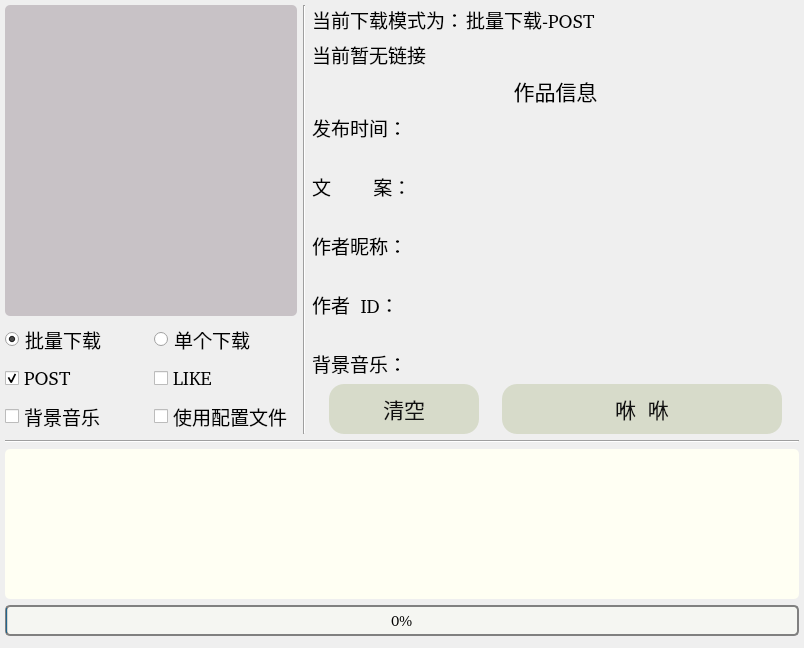
<?xml version="1.0" encoding="UTF-8"?>
<ui version="4.0">
 <class>video_download_page</class>
 <widget class="QWidget" name="video_download_page">
  <property name="geometry">
   <rect>
    <x>0</x>
    <y>0</y>
    <width>804</width>
    <height>648</height>
   </rect>
  </property>
  <property name="font">
   <font>
    <family>【慧心】奶酪体</family>
    <pointsize>14</pointsize>
   </font>
  </property>
  <property name="windowTitle">
   <string>Form</string>
  </property>
  <property name="styleSheet">
   <string notr="true"/>
  </property>
  <widget class="QWidget" name="gridLayoutWidget">
   <property name="geometry">
    <rect>
     <x>0</x>
     <y>0</y>
     <width>801</width>
     <height>641</height>
    </rect>
   </property>
   <layout class="QGridLayout" name="gridLayout" rowstretch="0,0,3,1,0,2,0" columnstretch="3,0,5" rowminimumheight="0,0,0,0,0,0,0" columnminimumwidth="3,0,5">
    <property name="leftMargin">
     <number>5</number>
    </property>
    <property name="topMargin">
     <number>5</number>
    </property>
    <property name="rightMargin">
     <number>2</number>
    </property>
    <property name="bottomMargin">
     <number>5</number>
    </property>
    <item row="4" column="0" colspan="3">
     <widget class="Line" name="line_2">
      <property name="orientation">
       <enum>Qt::Horizontal</enum>
      </property>
     </widget>
    </item>
    <item row="3" column="2">
     <layout class="QHBoxLayout" name="horizontalLayout_Button" stretch="1,3">
      <property name="spacing">
       <number>6</number>
      </property>
      <item>
       <widget class="QPushButton" name="Button_Clear">
        <property name="enabled">
         <bool>true</bool>
        </property>
        <property name="sizePolicy">
         <sizepolicy hsizetype="Fixed" vsizetype="Fixed">
          <horstretch>0</horstretch>
          <verstretch>0</verstretch>
         </sizepolicy>
        </property>
        <property name="minimumSize">
         <size>
          <width>150</width>
          <height>50</height>
         </size>
        </property>
        <property name="font">
         <font>
          <family>【慧心】奶酪体</family>
          <pointsize>16</pointsize>
         </font>
        </property>
        <property name="styleSheet">
         <string notr="true">background-color: #D7DBCA;
color: rgb(16, 16, 16);
border-radius: 15px;</string>
        </property>
        <property name="text">
         <string>清空</string>
        </property>
       </widget>
      </item>
      <item>
       <widget class="QPushButton" name="Button_Run">
        <property name="enabled">
         <bool>true</bool>
        </property>
        <property name="sizePolicy">
         <sizepolicy hsizetype="Fixed" vsizetype="Fixed">
          <horstretch>0</horstretch>
          <verstretch>0</verstretch>
         </sizepolicy>
        </property>
        <property name="minimumSize">
         <size>
          <width>280</width>
          <height>50</height>
         </size>
        </property>
        <property name="font">
         <font>
          <family>【慧心】奶酪体</family>
          <pointsize>16</pointsize>
         </font>
        </property>
        <property name="styleSheet">
         <string notr="true">background-color: #D7DBCA;
color: rgb(16, 16, 16);
border-radius: 15px;</string>
        </property>
        <property name="text">
         <string>咻  咻</string>
        </property>
       </widget>
      </item>
     </layout>
    </item>
    <item row="5" column="0" colspan="3">
     <widget class="QTextBrowser" name="textBrowser_print">
      <property name="font">
       <font>
        <family>【慧心】奶酪体</family>
        <pointsize>12</pointsize>
        <weight>50</weight>
        <italic>false</italic>
        <bold>false</bold>
       </font>
      </property>
      <property name="styleSheet">
       <string notr="true">background-color: #FFFFF3;
color: rgb(16, 16, 16);
border-radius: 5px; 
font: 12pt &quot;【慧心】奶酪体&quot;;</string>
      </property>
     </widget>
    </item>
    <item row="6" column="0" colspan="3">
     <widget class="QProgressBar" name="progressBar_download">
      <property name="font">
       <font>
        <family>【慧心】奶酪体</family>
        <pointsize>-1</pointsize>
       </font>
      </property>
      <property name="styleSheet">
       <string notr="true">border: 2px solid grey;
border-radius: 5px; 
background-color: #F5F6F2;
text-align:center; 
font-size:15px
</string>
      </property>
      <property name="minimum">
       <number>0</number>
      </property>
      <property name="value">
       <number>0</number>
      </property>
     </widget>
    </item>
    <item row="2" column="2">
     <layout class="QFormLayout" name="formLayout">
      <property name="sizeConstraint">
       <enum>QLayout::SetFixedSize</enum>
      </property>
      <property name="fieldGrowthPolicy">
       <enum>QFormLayout::FieldsStayAtSizeHint</enum>
      </property>
      <property name="rowWrapPolicy">
       <enum>QFormLayout::WrapLongRows</enum>
      </property>
      <property name="labelAlignment">
       <set>Qt::AlignJustify|Qt::AlignVCenter</set>
      </property>
      <property name="formAlignment">
       <set>Qt::AlignLeading|Qt::AlignLeft|Qt::AlignTop</set>
      </property>
      <property name="horizontalSpacing">
       <number>2</number>
      </property>
      <property name="verticalSpacing">
       <number>30</number>
      </property>
      <property name="bottomMargin">
       <number>0</number>
      </property>
      <item row="0" column="0">
       <widget class="QLabel" name="label_post_time_1">
        <property name="text">
         <string>发布时间：</string>
        </property>
       </widget>
      </item>
      <item row="0" column="1">
       <widget class="QLabel" name="label_post_time_2">
        <property name="text">
         <string/>
        </property>
        <property name="wordWrap">
         <bool>false</bool>
        </property>
       </widget>
      </item>
      <item row="1" column="0">
       <widget class="QLabel" name="label_text_1">
        <property name="text">
         <string>文        案：</string>
        </property>
       </widget>
      </item>
      <item row="1" column="1">
       <widget class="QLabel" name="label_text_2">
        <property name="sizePolicy">
         <sizepolicy hsizetype="Preferred" vsizetype="Preferred">
          <horstretch>0</horstretch>
          <verstretch>0</verstretch>
         </sizepolicy>
        </property>
        <property name="maximumSize">
         <size>
          <width>10000</width>
          <height>50</height>
         </size>
        </property>
        <property name="text">
         <string/>
        </property>
        <property name="wordWrap">
         <bool>true</bool>
        </property>
       </widget>
      </item>
      <item row="2" column="0">
       <widget class="QLabel" name="label_nickname_1">
        <property name="text">
         <string>作者昵称：</string>
        </property>
       </widget>
      </item>
      <item row="2" column="1">
       <widget class="QLabel" name="label_nickname_2">
        <property name="text">
         <string/>
        </property>
       </widget>
      </item>
      <item row="3" column="0">
       <widget class="QLabel" name="label_author_id_1">
        <property name="text">
         <string>作者  ID：</string>
        </property>
       </widget>
      </item>
      <item row="3" column="1">
       <widget class="QLabel" name="label_author_id_2">
        <property name="text">
         <string/>
        </property>
       </widget>
      </item>
      <item row="4" column="0">
       <widget class="QLabel" name="label_muisc_1">
        <property name="text">
         <string>背景音乐：</string>
        </property>
       </widget>
      </item>
      <item row="4" column="1">
       <widget class="QLabel" name="label_muisc_2">
        <property name="maximumSize">
         <size>
          <width>100000</width>
          <height>50</height>
         </size>
        </property>
        <property name="text">
         <string/>
        </property>
        <property name="wordWrap">
         <bool>true</bool>
        </property>
       </widget>
      </item>
     </layout>
    </item>
    <item row="0" column="2">
     <layout class="QVBoxLayout" name="verticalLayout">
      <item>
       <layout class="QHBoxLayout" name="horizontalLayout_0" stretch="1,3">
        <property name="spacing">
         <number>2</number>
        </property>
        <item>
         <widget class="QLabel" name="label_mode_1">
          <property name="text">
           <string>当前下载模式为：</string>
          </property>
         </widget>
        </item>
        <item>
         <widget class="QLabel" name="label_mode_2">
          <property name="text">
           <string>批量下载-POST</string>
          </property>
         </widget>
        </item>
       </layout>
      </item>
      <item>
       <widget class="QLabel" name="label_header">
        <property name="text">
         <string>当前暂无链接</string>
        </property>
       </widget>
      </item>
     </layout>
    </item>
    <item row="1" column="2">
     <widget class="QLabel" name="label_info">
      <property name="font">
       <font>
        <family>【慧心】奶酪体</family>
        <pointsize>16</pointsize>
       </font>
      </property>
      <property name="text">
       <string>作品信息</string>
      </property>
      <property name="alignment">
       <set>Qt::AlignCenter</set>
      </property>
     </widget>
    </item>
    <item row="0" column="0" rowspan="4">
     <layout class="QVBoxLayout" name="inputLayout">
      <item>
       <widget class="QPlainTextEdit" name="plainTextEdit">
        <property name="styleSheet">
         <string notr="true">background-color: rgb(200, 194, 198);
border-radius: 5px;
font: 12pt &quot;【慧心】奶酪体&quot;;</string>
        </property>
       </widget>
      </item>
      <item>
       <layout class="QHBoxLayout" name="horizontalLayout_1" stretch="1,1">
        <item>
         <widget class="QRadioButton" name="radioButton_many">
          <property name="text">
           <string>批量下载</string>
          </property>
          <property name="checked">
           <bool>true</bool>
          </property>
         </widget>
        </item>
        <item>
         <widget class="QRadioButton" name="radioButton_single">
          <property name="layoutDirection">
           <enum>Qt::LeftToRight</enum>
          </property>
          <property name="text">
           <string>单个下载</string>
          </property>
         </widget>
        </item>
       </layout>
      </item>
      <item>
       <layout class="QHBoxLayout" name="horizontalLayout_2">
        <item>
         <widget class="QCheckBox" name="checkBox_post">
          <property name="text">
           <string>POST</string>
          </property>
          <property name="checked">
           <bool>true</bool>
          </property>
         </widget>
        </item>
        <item>
         <widget class="QCheckBox" name="checkBox_like">
          <property name="text">
           <string>LIKE</string>
          </property>
         </widget>
        </item>
       </layout>
      </item>
      <item>
       <layout class="QHBoxLayout" name="horizontalLayout_3">
        <item>
         <widget class="QCheckBox" name="checkBox_bgm">
          <property name="text">
           <string>背景音乐</string>
          </property>
         </widget>
        </item>
        <item>
         <widget class="QCheckBox" name="checkBox_ini">
          <property name="font">
           <font>
            <family>【慧心】奶酪体</family>
            <pointsize>14</pointsize>
            <weight>50</weight>
            <italic>false</italic>
            <bold>false</bold>
           </font>
          </property>
          <property name="text">
           <string>使用配置文件</string>
          </property>
         </widget>
        </item>
       </layout>
      </item>
     </layout>
    </item>
    <item row="0" column="1" rowspan="4">
     <widget class="Line" name="line">
      <property name="orientation">
       <enum>Qt::Vertical</enum>
      </property>
     </widget>
    </item>
   </layout>
  </widget>
 </widget>
 <resources/>
 <connections>
  <connection>
   <sender>radioButton_many</sender>
   <signal>toggled(bool)</signal>
   <receiver>checkBox_post</receiver>
   <slot>setEnabled(bool)</slot>
   <hints>
    <hint type="sourcelabel">
     <x>80</x>
     <y>339</y>
    </hint>
    <hint type="destinationlabel">
     <x>66</x>
     <y>377</y>
    </hint>
   </hints>
  </connection>
  <connection>
   <sender>radioButton_many</sender>
   <signal>toggled(bool)</signal>
   <receiver>checkBox_like</receiver>
   <slot>setEnabled(bool)</slot>
   <hints>
    <hint type="sourcelabel">
     <x>147</x>
     <y>338</y>
    </hint>
    <hint type="destinationlabel">
     <x>180</x>
     <y>371</y>
    </hint>
   </hints>
  </connection>
  <connection>
   <sender>radioButton_single</sender>
   <signal>toggled(bool)</signal>
   <receiver>checkBox_post</receiver>
   <slot>setDisabled(bool)</slot>
   <hints>
    <hint type="sourcelabel">
     <x>226</x>
     <y>338</y>
    </hint>
    <hint type="destinationlabel">
     <x>147</x>
     <y>369</y>
    </hint>
   </hints>
  </connection>
  <connection>
   <sender>radioButton_single</sender>
   <signal>toggled(bool)</signal>
   <receiver>checkBox_like</receiver>
   <slot>setDisabled(bool)</slot>
   <hints>
    <hint type="sourcelabel">
     <x>294</x>
     <y>338</y>
    </hint>
    <hint type="destinationlabel">
     <x>294</x>
     <y>368</y>
    </hint>
   </hints>
  </connection>
  <connection>
   <sender>checkBox_ini</sender>
   <signal>toggled(bool)</signal>
   <receiver>plainTextEdit</receiver>
   <slot>setDisabled(bool)</slot>
   <hints>
    <hint type="sourcelabel">
     <x>219</x>
     <y>410</y>
    </hint>
    <hint type="destinationlabel">
     <x>295</x>
     <y>154</y>
    </hint>
   </hints>
  </connection>
  <connection>
   <sender>Button_Run</sender>
   <signal>clicked()</signal>
   <receiver>video_download_page</receiver>
   <slot>run()</slot>
   <hints>
    <hint type="sourcelabel">
     <x>661</x>
     <y>376</y>
    </hint>
    <hint type="destinationlabel">
     <x>687</x>
     <y>-2</y>
    </hint>
   </hints>
  </connection>
  <connection>
   <sender>Button_Clear</sender>
   <signal>clicked()</signal>
   <receiver>video_download_page</receiver>
   <slot>clear()</slot>
   <hints>
    <hint type="sourcelabel">
     <x>449</x>
     <y>385</y>
    </hint>
    <hint type="destinationlabel">
     <x>492</x>
     <y>-3</y>
    </hint>
   </hints>
  </connection>
 </connections>
 <slots>
  <slot>run()</slot>
  <slot>clear()</slot>
 </slots>
</ui>
